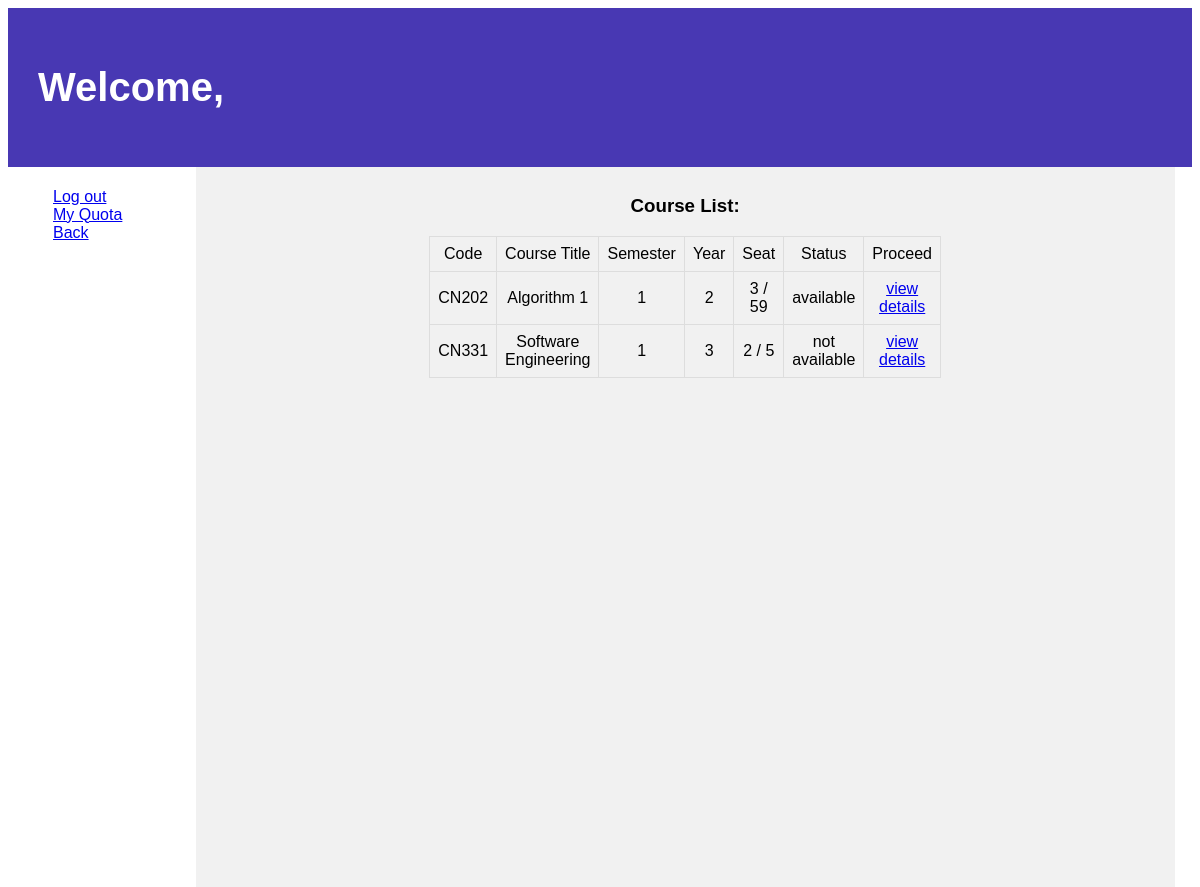
Page /courses/ on the earlier database version.
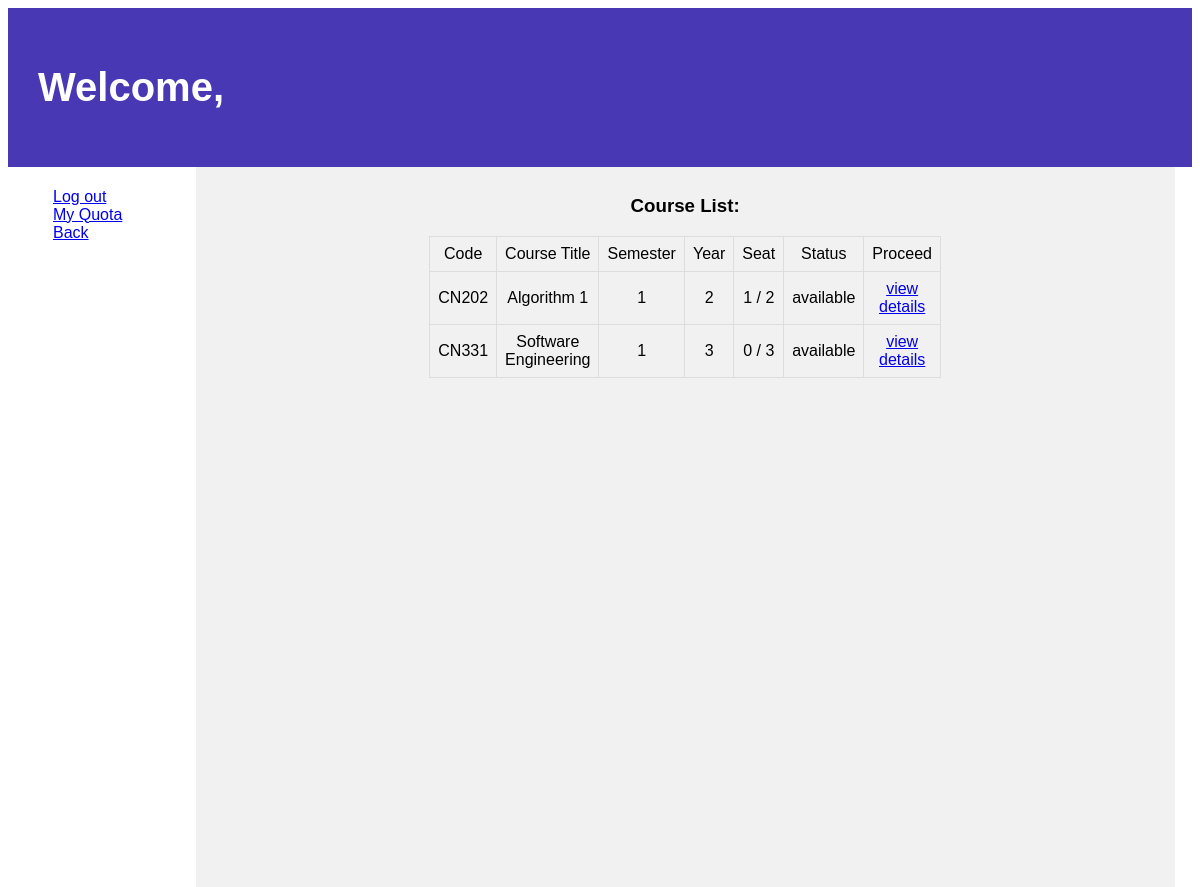
Same page on the later database version.
### courses/models.py (models this page shows, shortened)
class Course(models.Model):
    c_id = models.CharField(max_length=5, unique=True, default="CN000")
    title = models.CharField(max_length=64, null=True, blank=True)
    semmester = models.IntegerField(null=True, blank=True)
    year = models.IntegerField(null=True, blank=True)
    seat_count = models.IntegerField(default=0, null=True, blank=True)
    max_seat = models.IntegerField(null=True, blank=True)
    quota = models.BooleanField(default=True)
    attend = models.ManyToManyField(User, blank=True)

### courses/views.py (the view)
# urls.py: path('', views.index, name= "c_index"),
def index(request) :
    return render(request, 'courses/index.html' ,{
        'courses': Course.objects.all().order_by('c_id')
    })

### courses/templates/courses/index.html (shortened to what this page needs)
{% extends 'courses/layout.html' %}
{% block body %}
<header>
    <h1> Welcome, {{ request.user.first_name }}</h1>
  </header>
  <section>
    <nav>
      <ul>
        <a href="{% url 'logout' %}">Log out</a>
        <br>
        <a href="{% url 'quota' %}">My Quota</a>
        <br>
        <a href="{% url 'index' %}">Back</a>
      </ul>
    </nav>
    <article>
        <h1 align="center">Course List:</h1>
        <table style="width:50%" align="center">
            <thead>
                <tr align="center">
                    <td>Code</td>
                    <td>Course Title</td>
                    <td>Semester</td>
                    <td>Year</td>
                    <td>Seat</td>
                    <td>Status</td>
                    <td>Proceed</td>
                </tr>
            </thead>
            {% for course in courses %}
            <tbody>
                <tr align="center">
                    <td>{{ course.c_id }}</td>
                    <td>{{ course.title }}</td>
                    <td>{{ course.semmester}}</td>
                    <td>{{ course.year }}</td>
                    <td>{{ course.seat_count }} / {{course.max_seat}}</td>
                    <td> {% if course.quota %}
                          available
                          {% else %}
                          not available
                          {% endif %}
                    </td>
                    <td><a href="{% url 'course' course.id %}">view details</a>
                  </td>
                </tr>
            </tbody>
            {% endfor %}
        </table>
    </article>
  </section>
{% endblock %}

### courses/templates/courses/layout.html (shortened to what this page needs)
<!DOCTYPE html>
<html lang="en">
    <head>
        <titleCourses</title>
    </head>
    <body>
        {% block body %}
        {% endblock %}
    </body>
</html>

### courses/templates/courses/index.html (style rules this page uses)
body { font-family: Arial, Helvetica, sans-serif; }
header { background-color: rgb(72, 56, 179); padding: 30px; text-align: left; font-size: 20px; color: white; }
nav { float: left; width: 15%; height: 700px; background: rgb(255, 255, 255); padding: 5px; }
article { float: left; padding:10px; width: 81%; background-color: #f1f1f1; height: 700px; }
table { font-family: arial, sans-serif; border-collapse: collapse; width: 100%; }
td, th { border: 1px solid #dddddd; padding: 8px; }

Differences in the rows shown:
changed Course "CN202": seat_count "3" → "1"; max_seat "59" → "2"
changed Course "CN331": seat_count "2" → "0"; max_seat "5" → "3"; quota "not available" → "available"
